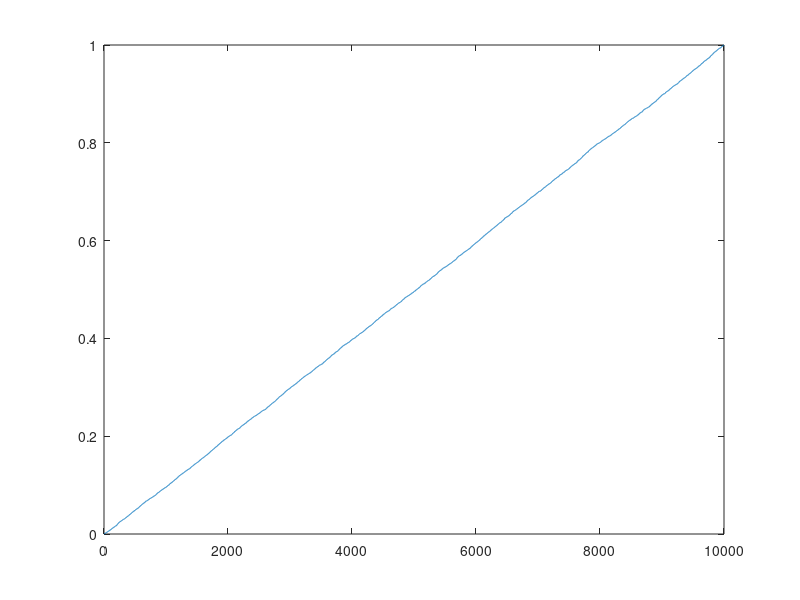
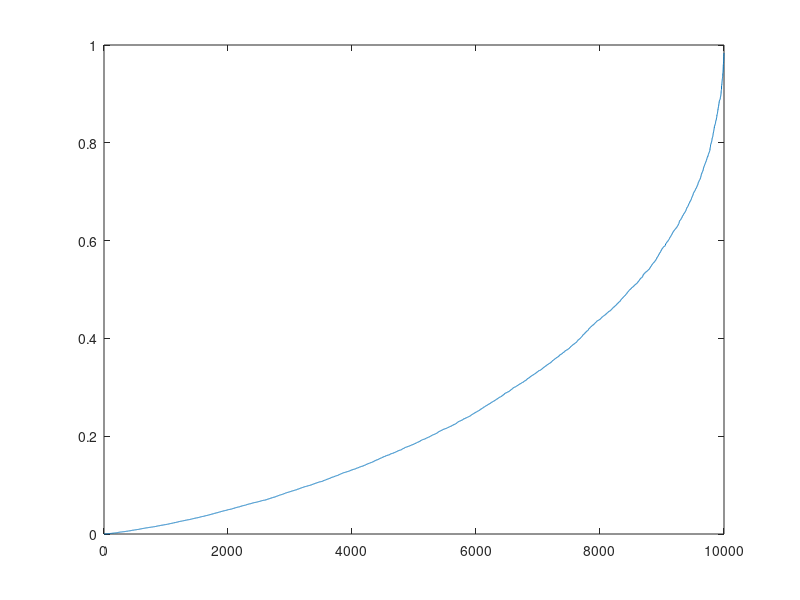

Source code (MATLAB) for these figures, in order:
% Combining P-values

% See: 
% Lazar, Nicole A., Beatriz Luna, John A. Sweeney, and William F. Eddy. 2002. 
% ?Combining Brains: A Survey of Methods for Statistical Pooling of Information.? NeuroImage 16 (2): 538?50.

% Fisher's test combining multiple independent tests

p = [.05 .032]      % k P-values. here k = 2.
Tf = -2 * sum(log(p));
P = 1 - chi2cdf(Tf, 2 * length(p))

% if you put in 1-tailed P-vals, you get out 1-tailed. Same for 2-tailed.

% Null hypothesis simulation
% ------------------------------------

pp = unifrnd(0, 1, 10000, 2);

[Tf, P] = deal(zeros(10000, 1));

for i = 1:size(pp, 1)
    
    Tf(i, 1) = -2 * sum(log(pp(i, :)));
    P(i, 1) = 1 - chi2cdf(Tf(i, 1), 2 * size(pp, 2)); 
    
end

figure; plot(sort(P))
sum(P < .05) ./ 10000

% This is correct.

% What if we just take the product of the input P-values?
% ------------------------------------

prodp = pp(:, 1) .* pp(:, 2);
figure; plot(sort(prodp))
sum(prodp < .05) ./ 10000

% False positive rate is 20% here.

% Permutation test
% ------------------------------------

% Suppose we do k tests in each of r regions.

% We can calculate Fisher's combined test across a set of regions/voxels/nodes, 
% combining information across 2 or more tests within a region

% Permutation tests adjust appropriately for covariance across regions and
% across tests.

% We can get a FWER corrected P-value based on the max Tf across regions,
% without calculating region-level P-values at all, or calculate
% uncorrected P-values and FDR-correct across them.
